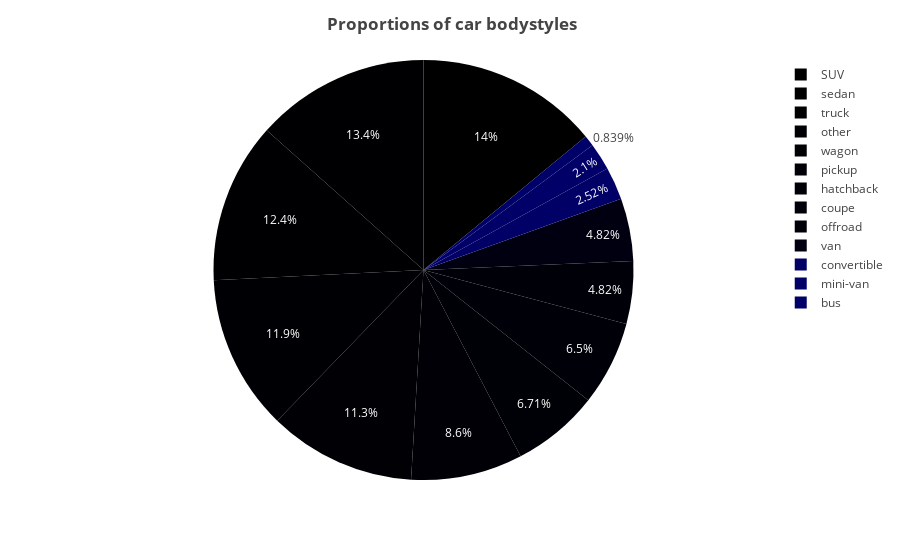

The notebook cell saved with this chart:
### Code cell
## pie plot

fig2 = px.pie(grouped_est, values=grouped_est.model, names=grouped_est.type)
fig2.update_layout(title="<b> Proportions of car bodystyles")
st.plotly_chart(fig2)
fig2

### Figure 1 — Plotly figure (JSON) as saved in the notebook; plotly's stock layout.template omitted (floating-point values rounded to 4 significant figures)
{"data": [{"domain": {"x": [0, 1], "y": [0, 1]}, "hovertemplate": "type=%{label}<br>model=%{value}<extra></extra>", "labels": ["SUV", "bus", "convertible", "coupe", "hatchback", "mini-van", "offroad", "other", "pickup", "sedan", "truck", "van", "wagon"], "legendgroup": "", "name": "", "showlegend": true, "type": "pie", "values": [67, 4, 12, 31, 32, 10, 23, 57, 41, 64, 59, 23, 54]}], "layout": {"legend": {"tracegroupgap": 0}, "margin": {"t": 60}, "title": {"text": "<b> Proportions of car bodystyles"}}}
